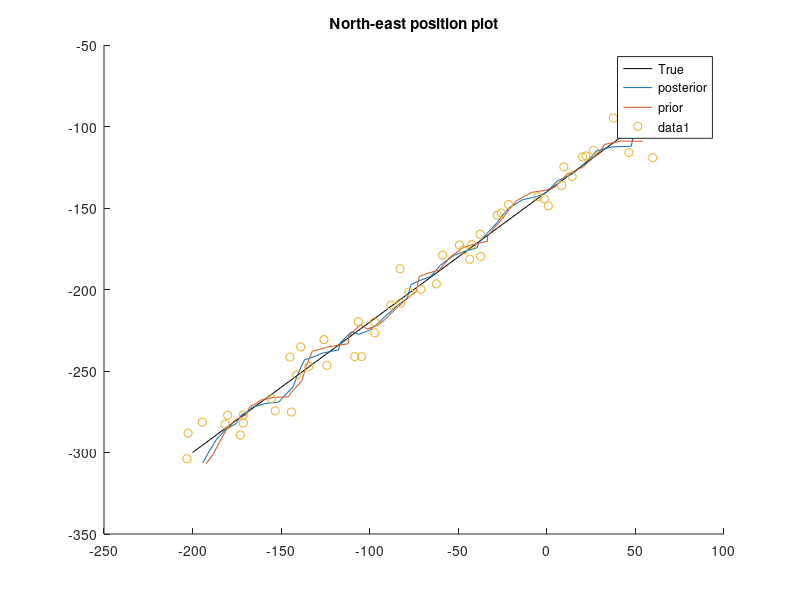
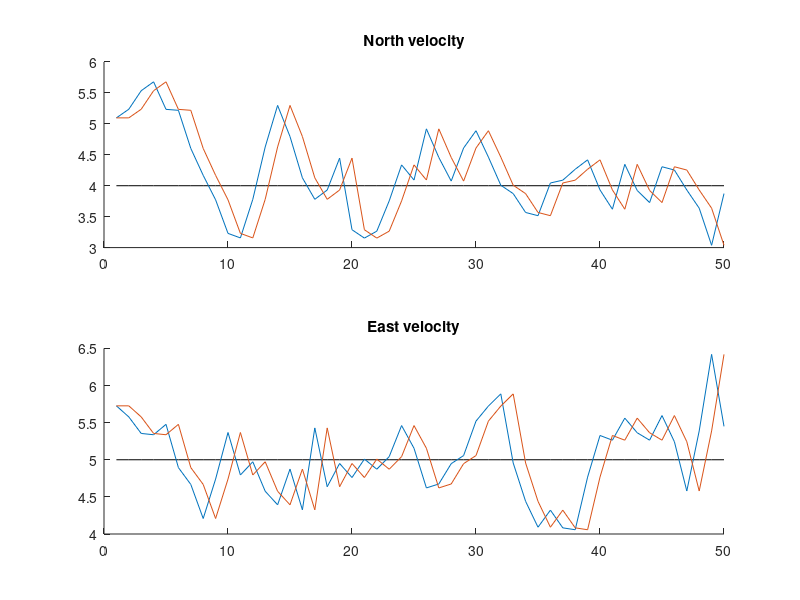

The MATLAB source for these figures, in order:
x0 = [-300; 4; -200; 5];
cov0 = diag([10, 0.5, 10, 0.5]);
x0_est = x0+chol(cov0)*randn(4,1);
dt = 1;
t_end = 50;
q = 0.25;                          % Process noise strength squared
r = 50;
time = 1:dt:t_end;
F = [1, dt, 0, 0; 0, 1, 0, 0; 0, 0, 1, dt; 0, 0, 0, 1];
H = [1, 0, 0, 0; 0, 0, 1, 0];
R = r*eye(2);
G = [dt^2/2; dt];
Q = q*[G*G', zeros(2); zeros(2), G*G'];
K = length(time);
% Empty state and covariance vectors
x_true = zeros(4,K);
x_est_prior = zeros(4,K);
x_est_posterior = zeros(4,K);
cov_prior = zeros(4,4,K);
cov_posterior = zeros(4,4,K);
z = zeros(2, K);
%-----------------------------------------------
% Main loop
for k = 1:K
	% Dynamic model
	if k == 1
		x_true(:,k) = x0;
		x_est_prior(:,k) = x0_est;
		cov_prior(:,:,k) = cov0;
	else
		x_true(:,k) = F*x_true(:,k-1);
		x_est_prior(:,k) = F*x_est_posterior(:,k-1);
		cov_prior(:,:,k) = F*cov_posterior(:,:,k-1)*F'+Q;
	end
	% Generate measurement
	noise = chol(R)*randn(2,1);
	z(:,k) = H*x_true(:,k)+noise;
	% Measurement update
	S = H*cov_prior(:,:,k)*H'+R;              % Covariance of the innovation
	W = cov_prior(:,:,k)*H'/S;                % Gain
    v = z(:,k)-H*x_est_prior(:,k);            % Innovation
	x_est_posterior(:,k) = x_est_prior(:,k)+W*v;
	cov_posterior(:,:,k) = cov_prior(:,:,k)-W*S*W';
end

%--------------------------------------------------
% Plotting
figure; hold on;
plot(x_true(3,:), x_true(1,:), 'k');
plot(x_est_posterior(3,:), x_est_posterior(1,:))
plot(x_est_prior(3,:), x_est_prior(1,:))
legend('True', 'posterior', 'prior');
plot(z(2,:), z(1,:), 'o');
title('North-east position plot');
figure; subplot(2,1,1); hold on;
plot(time, x_true(2,:), 'k');
plot(time, x_est_posterior(2,:));
plot(time, x_est_prior(2,:));
title('North velocity');
subplot(2,1,2); hold on;
plot(time, x_true(4,:), 'k');
plot(time, x_est_posterior(4,:));
plot(time, x_est_prior(4,:));
title('East velocity');